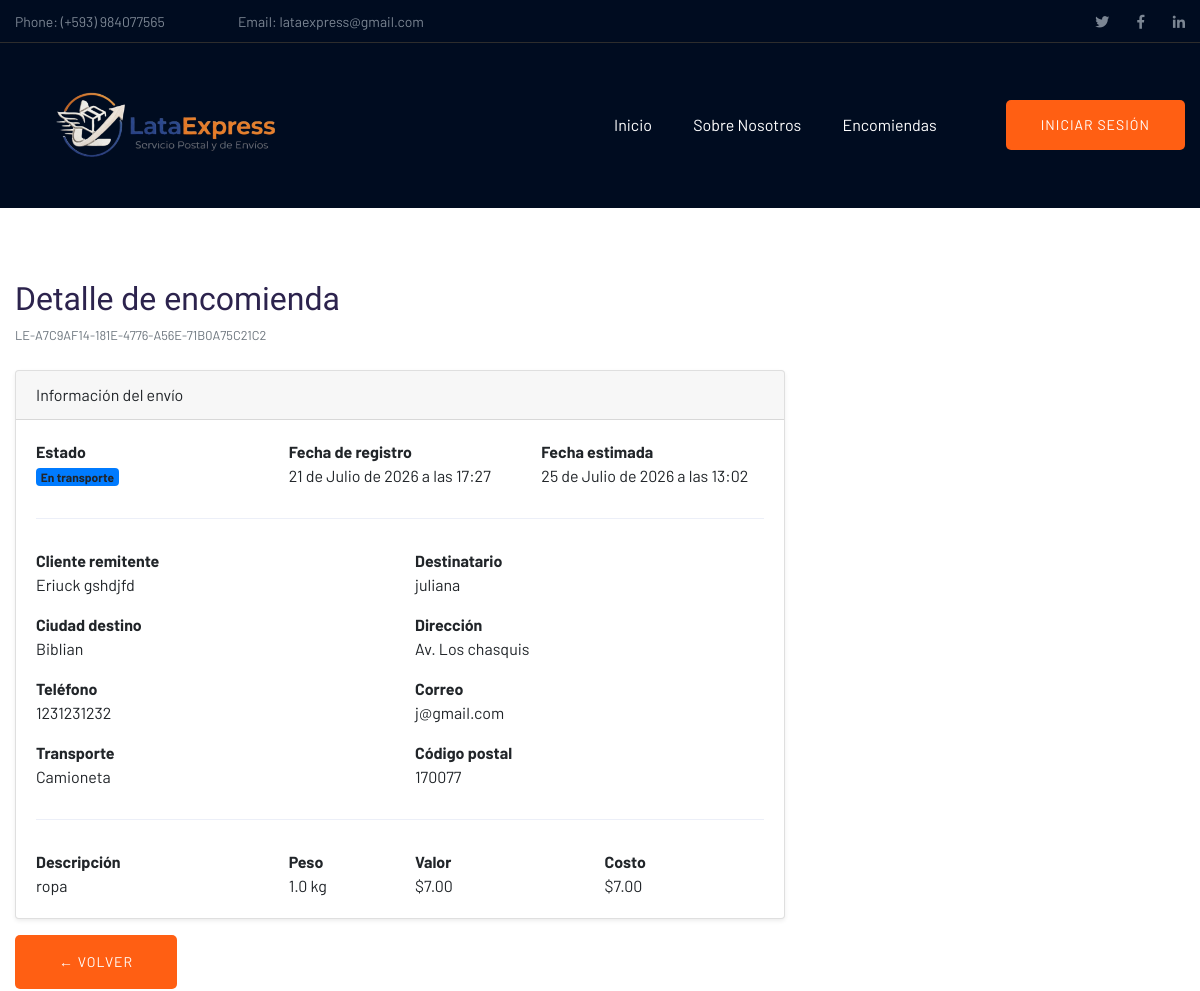
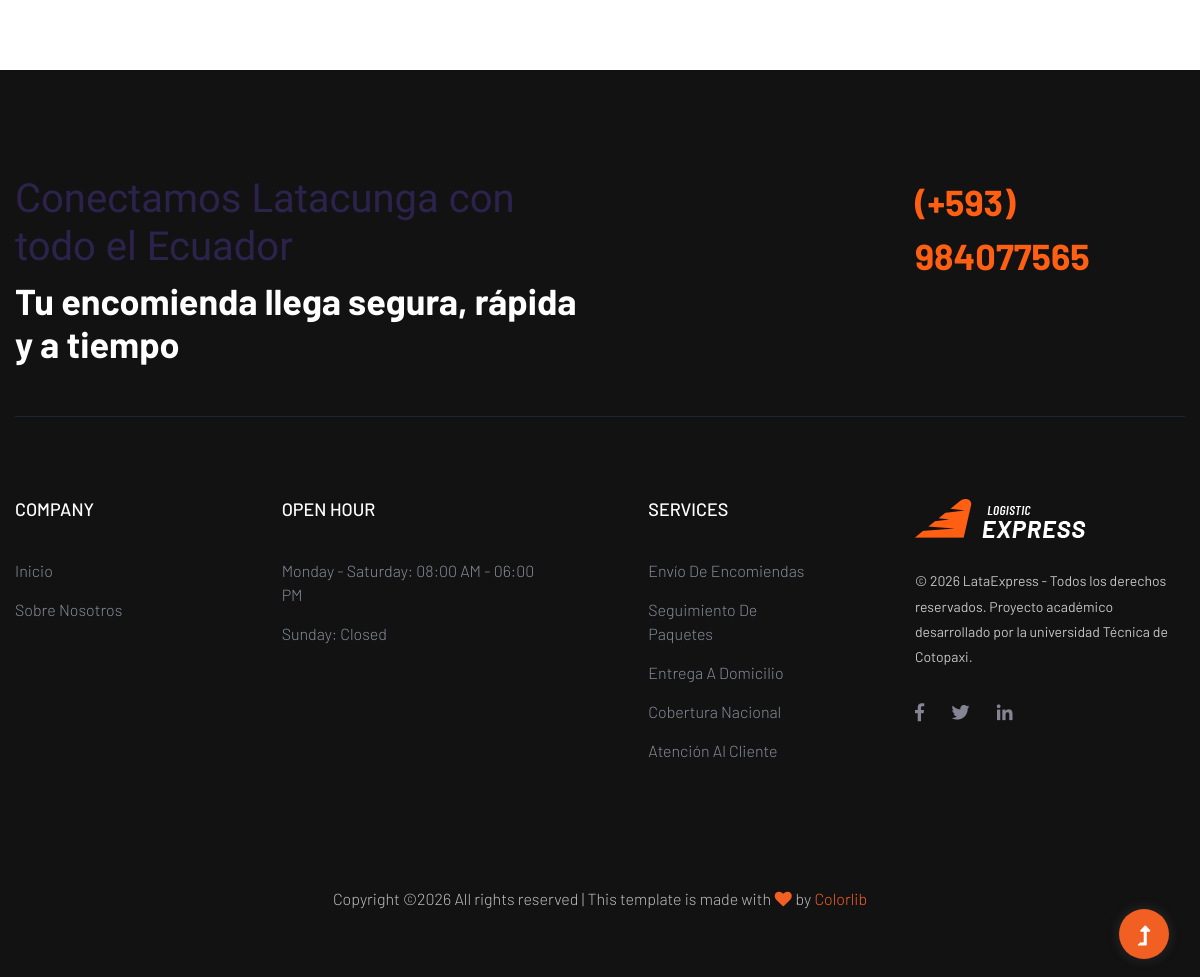
Page /detalle_encomienda/7/ on the committed database (2 pictures, top to bottom).
### Envio/models.py (models this page shows, shortened)
class Encomienda(models.Model):
    ESTADOS = [
        ('OFICINA', 'En oficina'),
        ('TRANSPORTE', 'En transporte'),
        ('ENTREGADO', 'Entregado'),
    ]
    TRANSPORTE = [
        ('BUS', 'Bus'),
        ('CAMIONETA', 'Camioneta'),
        ('MOTO', 'Moto'),
    ]
    codigo = models.UUIDField(default=uuid.uuid4, editable=False, unique=True)
    cliente = models.ForeignKey(Cliente, on_delete=models.CASCADE)
    destino = models.ForeignKey(Destino, on_delete=models.CASCADE)
    descripcion = models.TextField()
    peso = models.FloatField()
    precio = models.DecimalField(max_digits=8, decimal_places=2)
    nombre_destinatario = models.CharField(max_length=150)
    cedula_destinatario = models.CharField(max_length=10)
    email_destinatario = models.EmailField()
    telefono_destinatario = models.CharField(max_length=15)
    estado = models.CharField(max_length=20, choices=ESTADOS, default='OFICINA')
    transporte = models.CharField(max_length=20, choices=TRANSPORTE)
    fecha_envio = models.DateTimeField(auto_now_add=True)
    fecha_estimada = models.DateTimeField()

class Cliente(models.Model):
    nombre = models.CharField(max_length=100)
    apellido= models.CharField(max_length=100)
    cedula = models.CharField(max_length=10, unique=True)
    email = models.EmailField()
    telefono = models.CharField(max_length=10)

class Destino(models.Model):
    ciudad = models.CharField(max_length=100)
    direccion = models.CharField(max_length=200)
    codigo_postal = models.CharField(max_length=6)
    nombre_destinatario = models.CharField(max_length=100, null=True, blank=True)
    cedula_destinatario = models.CharField(max_length=10, null=True, blank=True)
    email_destinatario = models.EmailField(null=True, blank=True)
    telefono_destinatario = models.CharField(max_length=15, null=True, blank=True)

### Envio/views.py (the view)
# urls.py: path('detalle_encomienda/<int:id>/', views.detalle_encomienda),
def detalle_encomienda(request, id):
    encomienda = Encomienda.objects.select_related('cliente', 'destino').get(id=id)
    return render(request, 'detalle_encomienda.html', {
        'encomienda': encomienda
    })

### Envio/templates/detalle_encomienda.html
{% extends "plantillaPrincipal.html" %}
{% block contenido %}
<div class="container mt-4">
    <h2 class="mb-1">Detalle de encomienda</h2>
    <small class="text-muted badge-codigo" title="{{ encomienda.codigo }}"
                              onclick="copiarCodigo('{{ encomienda.codigo }}')">
                            LE-{{ encomienda.codigo|slice:":8"|upper }}
    </small>
    <div class="row mt-4">
        <div class="col-md-8">
            <div class="card shadow-sm">
                <div class="card-header fw-bold">
                    Información del envío
                </div>
                <div class="card-body">
                    <div class="row mb-3">
                        <div class="col-md-4">
                            <strong>Estado</strong><br>
                            <span class="badge bg-primary">
                                {{ encomienda.get_estado_display }}
                            </span>
                        </div>
                        <div class="col-md-4">
                            <strong>Fecha de registro</strong><br>
                            {{ encomienda.fecha_envio }}
                        </div>
                        <div class="col-md-4">
                            <strong>Fecha estimada</strong><br>
                            {{ encomienda.fecha_estimada }}
                        </div>
                    </div>
                    <hr>
                    <div class="row mb-3">
                        <div class="col-md-6">
                            <strong>Cliente remitente</strong><br>
                            {{ encomienda.cliente.nombre }} {{ encomienda.cliente.apellido }}
                        </div>
                        <div class="col-md-6">
                            <strong>Destinatario</strong><br>
                            {{ encomienda.nombre_destinatario }}
                        </div>
                    </div>
                    <div class="row mb-3">
                        <div class="col-md-6">
                            <strong>Ciudad destino</strong><br>
                            {{ encomienda.destino.ciudad }}
                        </div>
                        <div class="col-md-6">
                            <strong>Dirección</strong><br>
                            {{ encomienda.destino.direccion }}
                        </div>
                    </div>
                    <div class="row mb-3">
                        <div class="col-md-6">
                            <strong>Teléfono</strong><br>
                            {{ encomienda.telefono_destinatario }}
                        </div>
                        <div class="col-md-6">
                            <strong>Correo</strong><br>
                            {{ encomienda.email_destinatario }}
                        </div>
                    </div>
                    <div class="row mb-3">
                        <div class="col-md-6">
                            <strong>Transporte</strong><br>
                            {{ encomienda.get_transporte_display }}
                        </div>
                        <div class="col-md-6">
                            <strong>Código postal</strong><br>
                            {{ encomienda.destino.codigo_postal }}
                        </div>
                    </div>
                    <hr>
                    <div class="row">
                        <div class="col-md-4">
                            <strong>Descripción</strong><br>
                            {{ encomienda.descripcion }}
                        </div>
                        <div class="col-md-2">
                            <strong>Peso</strong><br>
                            {{ encomienda.peso }} kg
                        </div>
                        <div class="col-md-3">
                            <strong>Valor</strong><br>
                            ${{ encomienda.precio }}
                        </div>
                        <div class="col-md-3">
                            <strong>Costo</strong><br>
                            ${{ encomienda.precio }}
                        </div>
                    </div>
                </div>
            </div>
        </div>
    </div>
    <a href="/showencomiendas" class="btn btn-secondary mt-3">← Volver</a>
</div>
<br><br><br>
{% endblock %}

### rows in the picture
Encomienda: codigo "A7C9AF14-181E-4776-A56E-71B0A75C21C2", estado "En transporte", fecha_envio "21 de Julio de 2026 a las 17:27", fecha_estimada "25 de Julio de 2026 a las 13:02", cliente.nombre "Eriuck", cliente.apellido "gshdjfd", nombre_destinatario "juliana", destino.ciudad "Biblian", destino.direccion "Av. Los chasquis", telefono_destinatario "1231231232", email_destinatario "j@gmail.com", transporte "Camioneta", destino.codigo_postal "170077", descripcion "ropa", peso "1.0", precio "7.00"
